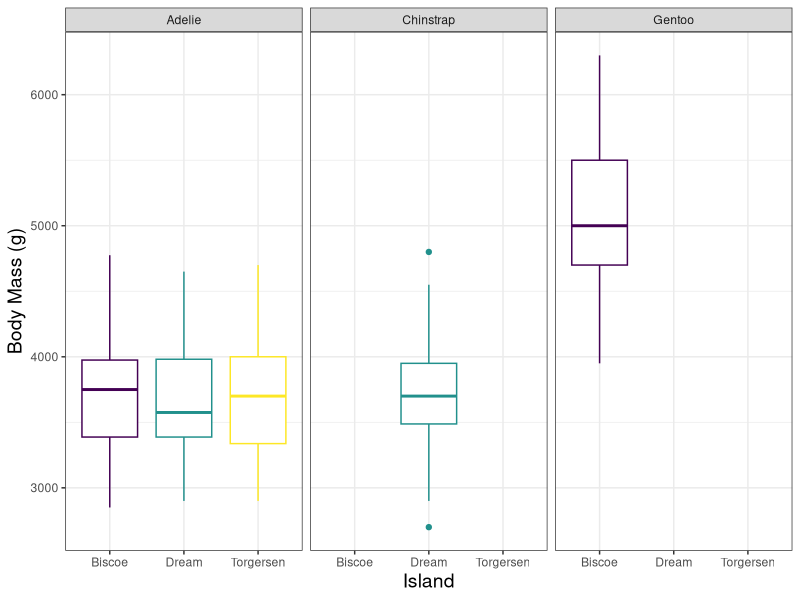
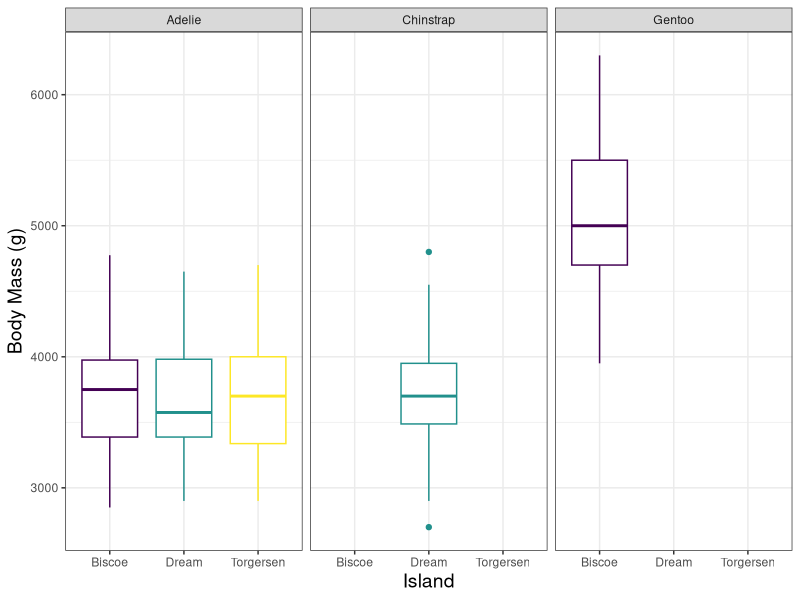

R code for these plots, in order:
## ---- chunk 1
knitr::opts_chunk$set(echo = TRUE, 
                      warning=FALSE, 
                      message=FALSE)
## ---- chunk 2
library(tidyverse)
library(palmerpenguins)
library(here)
library(kableExtra)
## ---- chunk 3
penguins %>%
  group_by(species) %>%
  summarise(body_mass_g = mean(body_mass_g, na.rm = TRUE)) %>%
  kbl() %>% #puts specified data into a table
  kable_classic() #makes table look publication quality
## ---- chunk 4
ggplot(data=penguins,
       mapping = aes(x = factor(island), #make island a factor
                     y = body_mass_g, color = island)) + #color code by island
          geom_boxplot(show.legend = FALSE)+ #make boxplots
          facet_wrap(~species)+ #facet wrap by species
       labs(x = "Island",  
         y = "Body Mass (g)")+ #label axes
       theme_bw()+ #set up background theme
        theme(axis.title = element_text(size=14, color="black"))+ 
        guides(color = FALSE)+
        scale_color_viridis_d() #make friendly colors
        ggsave(here("Week_6","Output","penguin.png"),
         width = 7, height = 5) #saves plot to output folder
